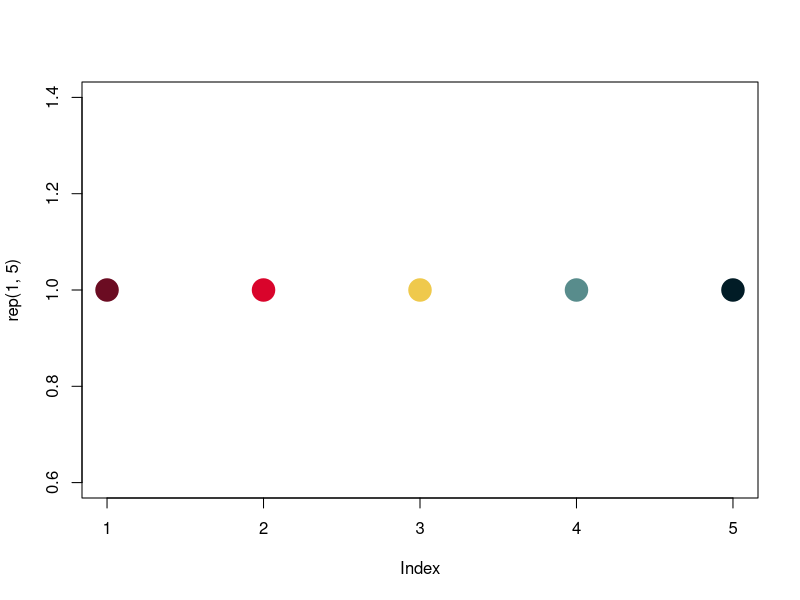
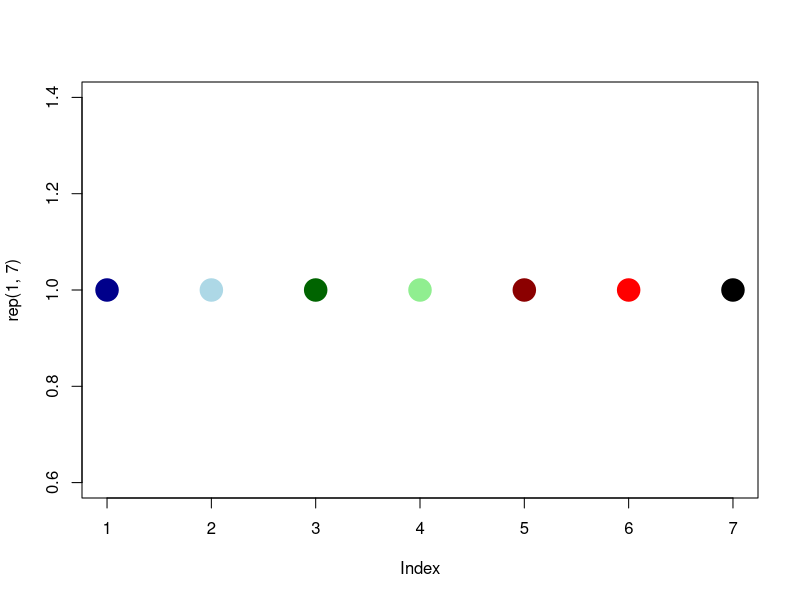

The R script that drew these images, in order: (Note: this script raises an error after producing the figures.)

#############################################################################
#                                                                           #
# Colors in R:                                                              #
# http://www.stat.columbia.edu/~tzheng/files/Rcolor.pdf                     # 
#                                                                           #
#############################################################################


# Red - Yellow - Blue
palete1 <- colorRampPalette(c('#6B0C22', '#D9042B', '#EFC94C', '#588C8C', '#011C26'))
plot(rep(1,5), col = palete1(5), pch = 19, cex = 3)

# Blue - Green - Red - Black
palete2 <- c("darkblue", "lightblue", "darkgreen", "lightgreen", "darkred", "red", "black")
plot(rep(1,7), col = palete2, pch = 19, cex = 3)

palete3 <- colorRampPalette(brewer.pal(n = 7, 'RdYlBu'))
plot(rep(1,1), col = palete3(1), pch = 19, cex = 3)
plot(rep(1,7), col = palete3(7), pch = 19, cex = 3)

library(RColorBrewer)

# Display all palletes of RColorBrewer
RColorBrewer::display.brewer.all()
